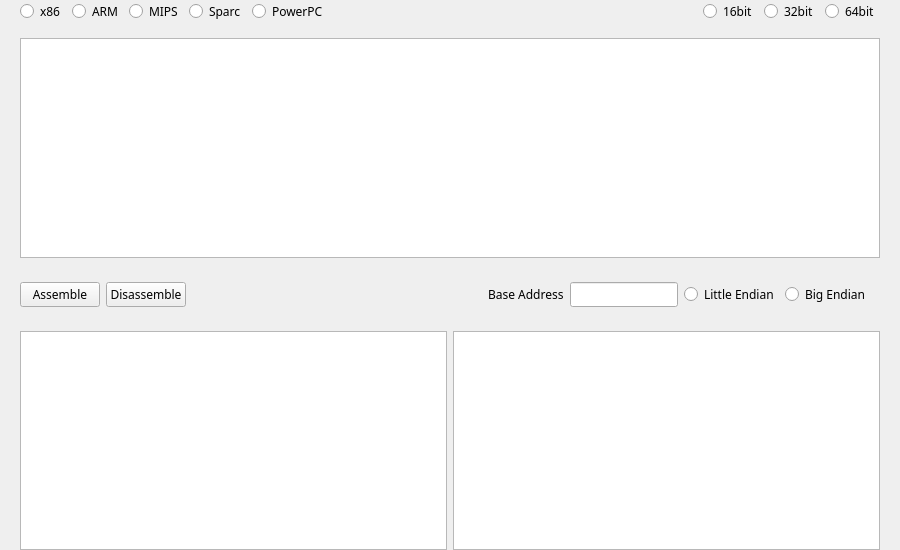
<?xml version="1.0" encoding="UTF-8"?>
<ui version="4.0">
 <class>AsmWindow</class>
 <widget class="QWidget" name="AsmWindow">
  <property name="geometry">
   <rect>
    <x>0</x>
    <y>0</y>
    <width>900</width>
    <height>550</height>
   </rect>
  </property>
  <property name="font">
   <font>
    <family>微软雅黑</family>
   </font>
  </property>
  <property name="windowTitle">
   <string>Asm</string>
  </property>
  <property name="windowIcon">
   <iconset>
    <normaloff>resources/pictures/hacker.png</normaloff>resources/pictures/hacker.png</iconset>
  </property>
  <property name="styleSheet">
   <string notr="true">QGroupBox {
	border: 0px;
}</string>
  </property>
  <layout class="QGridLayout" name="gridLayout">
   <property name="leftMargin">
    <number>20</number>
   </property>
   <property name="topMargin">
    <number>0</number>
   </property>
   <property name="rightMargin">
    <number>20</number>
   </property>
   <property name="bottomMargin">
    <number>0</number>
   </property>
   <property name="verticalSpacing">
    <number>15</number>
   </property>
   <item row="3" column="0">
    <widget class="QGroupBox" name="outputAsmBox">
     <property name="title">
      <string/>
     </property>
     <layout class="QHBoxLayout" name="horizontalLayout_13">
      <property name="leftMargin">
       <number>0</number>
      </property>
      <property name="topMargin">
       <number>0</number>
      </property>
      <property name="rightMargin">
       <number>0</number>
      </property>
      <property name="bottomMargin">
       <number>0</number>
      </property>
      <item>
       <widget class="QTextBrowser" name="outputAsmEscaped">
        <property name="font">
         <font>
          <family>微软雅黑</family>
         </font>
        </property>
       </widget>
      </item>
      <item>
       <widget class="QTextBrowser" name="outputAsmHex">
        <property name="font">
         <font>
          <family>微软雅黑</family>
         </font>
        </property>
       </widget>
      </item>
     </layout>
    </widget>
   </item>
   <item row="0" column="0">
    <widget class="QGroupBox" name="asmGroupBox">
     <property name="inputMethodHints">
      <set>Qt::ImhNone</set>
     </property>
     <property name="title">
      <string/>
     </property>
     <layout class="QHBoxLayout" name="horizontalLayout_10">
      <property name="leftMargin">
       <number>0</number>
      </property>
      <property name="topMargin">
       <number>0</number>
      </property>
      <property name="rightMargin">
       <number>0</number>
      </property>
      <property name="bottomMargin">
       <number>0</number>
      </property>
      <item>
       <widget class="QGroupBox" name="archGroupBox">
        <property name="font">
         <font>
          <family>微软雅黑</family>
         </font>
        </property>
        <property name="title">
         <string/>
        </property>
        <layout class="QHBoxLayout" name="horizontalLayout_11">
         <property name="leftMargin">
          <number>0</number>
         </property>
         <property name="topMargin">
          <number>0</number>
         </property>
         <property name="rightMargin">
          <number>0</number>
         </property>
         <property name="bottomMargin">
          <number>0</number>
         </property>
         <item>
          <widget class="QRadioButton" name="x86Button">
           <property name="font">
            <font>
             <family>微软雅黑</family>
            </font>
           </property>
           <property name="text">
            <string>x86</string>
           </property>
          </widget>
         </item>
         <item>
          <widget class="QRadioButton" name="armButton">
           <property name="font">
            <font>
             <family>微软雅黑</family>
            </font>
           </property>
           <property name="text">
            <string>ARM</string>
           </property>
          </widget>
         </item>
         <item>
          <widget class="QRadioButton" name="mipsButton">
           <property name="font">
            <font>
             <family>微软雅黑</family>
            </font>
           </property>
           <property name="text">
            <string>MIPS</string>
           </property>
          </widget>
         </item>
         <item>
          <widget class="QRadioButton" name="sparcButton">
           <property name="font">
            <font>
             <family>微软雅黑</family>
            </font>
           </property>
           <property name="text">
            <string>Sparc</string>
           </property>
          </widget>
         </item>
         <item>
          <widget class="QRadioButton" name="powerPcButton">
           <property name="font">
            <font>
             <family>微软雅黑</family>
            </font>
           </property>
           <property name="text">
            <string>PowerPC</string>
           </property>
          </widget>
         </item>
        </layout>
       </widget>
      </item>
      <item>
       <spacer name="horizontalSpacer_3">
        <property name="orientation">
         <enum>Qt::Horizontal</enum>
        </property>
        <property name="sizeHint" stdset="0">
         <size>
          <width>40</width>
          <height>20</height>
         </size>
        </property>
       </spacer>
      </item>
      <item>
       <widget class="QGroupBox" name="modeGroupBox">
        <property name="title">
         <string/>
        </property>
        <layout class="QHBoxLayout" name="horizontalLayout_12">
         <property name="leftMargin">
          <number>0</number>
         </property>
         <property name="topMargin">
          <number>0</number>
         </property>
         <property name="rightMargin">
          <number>0</number>
         </property>
         <property name="bottomMargin">
          <number>0</number>
         </property>
         <item>
          <widget class="QRadioButton" name="mode16Button">
           <property name="font">
            <font>
             <family>微软雅黑</family>
            </font>
           </property>
           <property name="text">
            <string>16bit</string>
           </property>
          </widget>
         </item>
         <item>
          <widget class="QRadioButton" name="mode32Button">
           <property name="font">
            <font>
             <family>微软雅黑</family>
            </font>
           </property>
           <property name="text">
            <string>32bit</string>
           </property>
          </widget>
         </item>
         <item>
          <widget class="QRadioButton" name="mode64Button">
           <property name="font">
            <font>
             <family>微软雅黑</family>
            </font>
           </property>
           <property name="text">
            <string>64bit</string>
           </property>
          </widget>
         </item>
        </layout>
       </widget>
      </item>
     </layout>
    </widget>
   </item>
   <item row="2" column="0">
    <widget class="QGroupBox" name="outputButtonBox">
     <property name="title">
      <string/>
     </property>
     <layout class="QHBoxLayout" name="horizontalLayout_3">
      <property name="leftMargin">
       <number>0</number>
      </property>
      <property name="topMargin">
       <number>0</number>
      </property>
      <property name="rightMargin">
       <number>0</number>
      </property>
      <property name="bottomMargin">
       <number>0</number>
      </property>
      <item>
       <widget class="QPushButton" name="outputButton_1">
        <property name="font">
         <font>
          <family>微软雅黑</family>
         </font>
        </property>
        <property name="text">
         <string>Assemble</string>
        </property>
       </widget>
      </item>
      <item>
       <widget class="QPushButton" name="outputButton_2">
        <property name="font">
         <font>
          <family>微软雅黑</family>
         </font>
        </property>
        <property name="text">
         <string>Disassemble</string>
        </property>
       </widget>
      </item>
      <item>
       <spacer name="horizontalSpacer">
        <property name="orientation">
         <enum>Qt::Horizontal</enum>
        </property>
        <property name="sizeHint" stdset="0">
         <size>
          <width>40</width>
          <height>20</height>
         </size>
        </property>
       </spacer>
      </item>
      <item>
       <widget class="QGroupBox" name="asmEndian">
        <property name="title">
         <string/>
        </property>
        <layout class="QHBoxLayout" name="horizontalLayout_14">
         <item>
          <widget class="QLabel" name="label_2">
           <property name="font">
            <font>
             <family>微软雅黑</family>
            </font>
           </property>
           <property name="text">
            <string>Base Address</string>
           </property>
          </widget>
         </item>
         <item>
          <widget class="QLineEdit" name="lineEditBaseAddr">
           <property name="font">
            <font>
             <family>微软雅黑</family>
            </font>
           </property>
          </widget>
         </item>
         <item>
          <layout class="QHBoxLayout" name="horizontalLayout_21"/>
         </item>
         <item>
          <widget class="QRadioButton" name="littleButton">
           <property name="font">
            <font>
             <family>微软雅黑</family>
            </font>
           </property>
           <property name="text">
            <string>Little Endian</string>
           </property>
          </widget>
         </item>
         <item>
          <widget class="QRadioButton" name="bigButton">
           <property name="font">
            <font>
             <family>微软雅黑</family>
            </font>
           </property>
           <property name="text">
            <string>Big Endian</string>
           </property>
          </widget>
         </item>
        </layout>
       </widget>
      </item>
     </layout>
    </widget>
   </item>
   <item row="1" column="0">
    <widget class="QGroupBox" name="inputGroupBox">
     <property name="title">
      <string/>
     </property>
     <layout class="QHBoxLayout" name="horizontalLayout_5">
      <property name="leftMargin">
       <number>0</number>
      </property>
      <property name="topMargin">
       <number>0</number>
      </property>
      <property name="rightMargin">
       <number>0</number>
      </property>
      <property name="bottomMargin">
       <number>0</number>
      </property>
      <item>
       <widget class="QPlainTextEdit" name="inputData">
        <property name="font">
         <font>
          <family>微软雅黑</family>
         </font>
        </property>
       </widget>
      </item>
     </layout>
    </widget>
   </item>
  </layout>
 </widget>
 <resources/>
 <connections/>
</ui>
